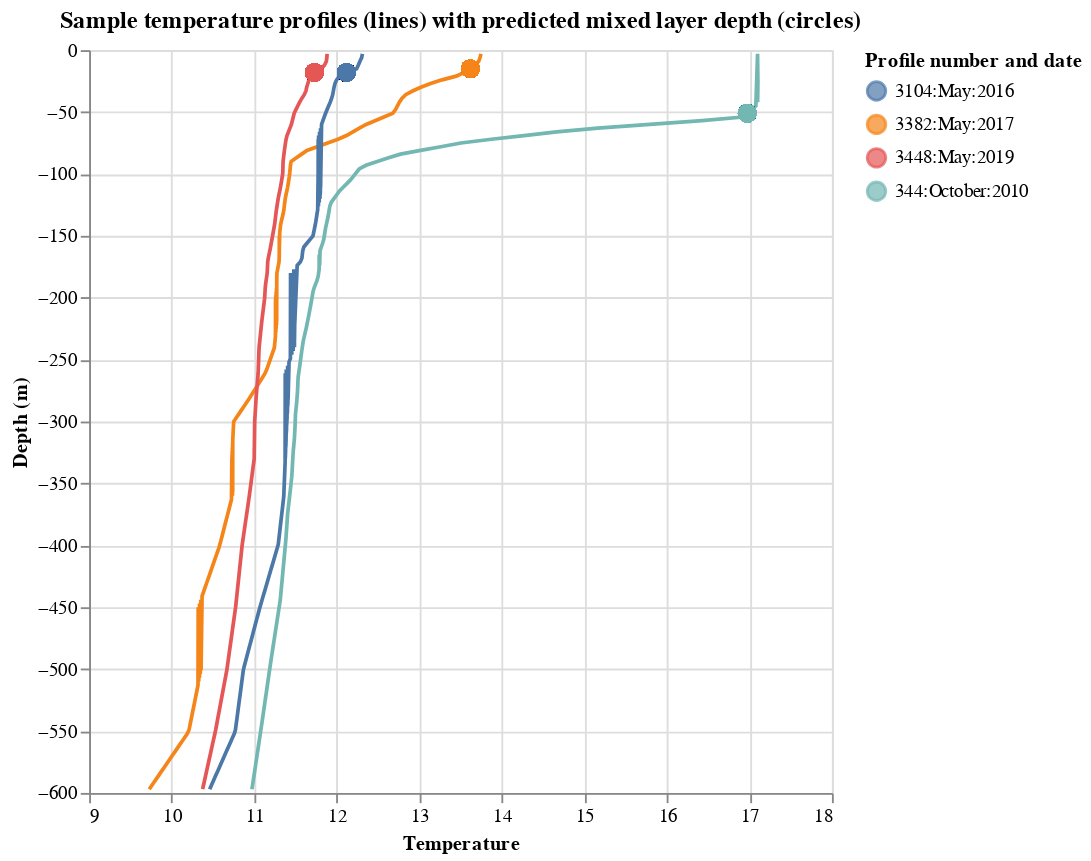

Notebook cell for this chart:
### Code cell
sampleQueries = meltDf.variable.sample(5)
tempLines = alt.Chart(meltDf.loc[meltDf.variable.isin(sampleQueries)],
                      title="Sample temperature profiles (lines) with predicted mixed layer depth (circles)",
                     height=400).mark_line().encode(
    x=alt.X('value:Q',title="Temperature"),
    y=alt.Y('z:Q',title="Depth (m)"),
    color=alt.Color('variable:N',title="Profile number and date"))
mldSpots = alt.Chart(mldDf.loc[mldDf.loc[:,'index'].isin(sampleQueries)]).mark_circle(size=100).encode(
    x="mldTemp:Q",
    y="mld:Q",
    color="index:N")
alt.layer(*(tempLines,mldSpots))

### Figure 1 — Vega-Lite specification as saved in the notebook (floating-point values rounded to 4 significant figures; data arrays with more than 128 entries replaced by an {"elided": "..."} marker saying what was removed)
{"config": {"view": {"continuousWidth": 400, "continuousHeight": 300}}, "layer": [{"data": {"name": "data-63b9fd007ed695a269822162801ba8f1"}, "mark": "line", "encoding": {"color": {"field": "variable", "title": "Profile number and date", "type": "nominal"}, "x": {"field": "value", "title": "Temperature", "type": "quantitative"}, "y": {"field": "z", "title": "Depth (m)", "type": "quantitative"}}, "height": 400, "title": "Sample temperature profiles (lines) with predicted mixed layer depth (circles)"}, {"data": {"name": "data-531737bf985302c75fba0494b39efc94"}, "mark": {"type": "circle", "size": 100}, "encoding": {"color": {"field": "index", "type": "nominal"}, "x": {"field": "mldTemp", "type": "quantitative"}, "y": {"field": "mld", "type": "quantitative"}}}], "$schema": "https://vega.github.io/schema/vega-lite/v4.17.0.json", "datasets": {"data-63b9fd007ed695a269822162801ba8f1": {"elided": "796 records"}, "data-531737bf985302c75fba0494b39efc94": {"elided": "1200 records"}}}
